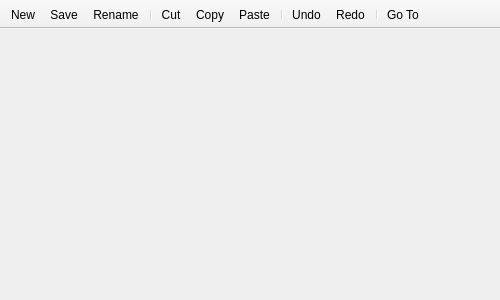
<?xml version="1.0" encoding="UTF-8"?>
<ui version="4.0">
 <class>MainWindow</class>
 <widget class="QMainWindow" name="MainWindow">
  <property name="geometry">
   <rect>
    <x>0</x>
    <y>0</y>
    <width>500</width>
    <height>300</height>
   </rect>
  </property>
  <property name="minimumSize">
   <size>
    <width>320</width>
    <height>200</height>
   </size>
  </property>
  <property name="contextMenuPolicy">
   <enum>Qt::NoContextMenu</enum>
  </property>
  <property name="windowTitle">
   <string notr="true">QText</string>
  </property>
  <property name="windowIcon">
   <iconset>
    <normaloff>QText.ico</normaloff>QText.ico</iconset>
  </property>
  <property name="iconSize">
   <size>
    <width>16</width>
    <height>16</height>
   </size>
  </property>
  <widget class="QWidget" name="centralWidget">
   <layout class="QGridLayout" name="gridLayout">
    <property name="leftMargin">
     <number>0</number>
    </property>
    <property name="topMargin">
     <number>0</number>
    </property>
    <property name="rightMargin">
     <number>0</number>
    </property>
    <property name="bottomMargin">
     <number>0</number>
    </property>
    <property name="spacing">
     <number>0</number>
    </property>
    <item row="0" column="0">
     <widget class="QTabWidgetEx" name="tabWidget" native="true">
      <property name="contextMenuPolicy">
       <enum>Qt::NoContextMenu</enum>
      </property>
     </widget>
    </item>
   </layout>
  </widget>
  <widget class="QToolBar" name="mainToolBar">
   <property name="contextMenuPolicy">
    <enum>Qt::NoContextMenu</enum>
   </property>
   <property name="movable">
    <bool>false</bool>
   </property>
   <property name="iconSize">
    <size>
     <width>16</width>
     <height>16</height>
    </size>
   </property>
   <property name="toolButtonStyle">
    <enum>Qt::ToolButtonIconOnly</enum>
   </property>
   <property name="floatable">
    <bool>false</bool>
   </property>
   <attribute name="toolBarArea">
    <enum>TopToolBarArea</enum>
   </attribute>
   <attribute name="toolBarBreak">
    <bool>false</bool>
   </attribute>
   <addaction name="actionNew"/>
   <addaction name="actionSave"/>
   <addaction name="actionRename"/>
   <addaction name="separator"/>
   <addaction name="actionCut"/>
   <addaction name="actionCopy"/>
   <addaction name="actionPaste"/>
   <addaction name="separator"/>
   <addaction name="actionUndo"/>
   <addaction name="actionRedo"/>
   <addaction name="separator"/>
   <addaction name="actionGoto"/>
  </widget>
  <action name="actionNew">
   <property name="icon">
    <iconset resource="../qtext.qrc">
     <normaloff>:/icons/16x16/new.png</normaloff>:/icons/16x16/new.png</iconset>
   </property>
   <property name="text">
    <string>&amp;New</string>
   </property>
   <property name="iconText">
    <string>New</string>
   </property>
   <property name="toolTip">
    <string>New file</string>
   </property>
   <property name="shortcut">
    <string>Ctrl+N</string>
   </property>
  </action>
  <action name="actionSave">
   <property name="icon">
    <iconset resource="../qtext.qrc">
     <normaloff>:/icons/16x16/save.png</normaloff>:/icons/16x16/save.png</iconset>
   </property>
   <property name="text">
    <string>&amp;Save</string>
   </property>
   <property name="toolTip">
    <string>Save file</string>
   </property>
   <property name="shortcut">
    <string>Ctrl+S</string>
   </property>
  </action>
  <action name="actionReopen">
   <property name="text">
    <string>Re&amp;open</string>
   </property>
   <property name="toolTip">
    <string>Reload file</string>
   </property>
  </action>
  <action name="actionRename">
   <property name="icon">
    <iconset resource="../qtext.qrc">
     <normaloff>:/icons/16x16/rename.png</normaloff>:/icons/16x16/rename.png</iconset>
   </property>
   <property name="text">
    <string>R&amp;ename</string>
   </property>
   <property name="toolTip">
    <string>Rename file</string>
   </property>
   <property name="shortcut">
    <string>F2</string>
   </property>
  </action>
  <action name="actionShowContainingDirectory">
   <property name="text">
    <string>Show Containing &amp;Directory</string>
   </property>
   <property name="toolTip">
    <string>Show file in containing directory</string>
   </property>
   <property name="shortcut">
    <string>Ctrl+Alt+R</string>
   </property>
  </action>
  <action name="actionShowContainingDirectoryOnly">
   <property name="text">
    <string>Show Containing &amp;Directory</string>
   </property>
   <property name="toolTip">
    <string>Show containing directory</string>
   </property>
   <property name="shortcut">
    <string>Ctrl+Alt+R</string>
   </property>
  </action>
  <action name="actionCut">
   <property name="icon">
    <iconset resource="../qtext.qrc">
     <normaloff>:/icons/16x16/cut.png</normaloff>:/icons/16x16/cut.png</iconset>
   </property>
   <property name="text">
    <string>Cu&amp;t</string>
   </property>
   <property name="toolTip">
    <string>Cut text</string>
   </property>
   <property name="shortcut">
    <string>Ctrl+X</string>
   </property>
  </action>
  <action name="actionCopy">
   <property name="icon">
    <iconset resource="../qtext.qrc">
     <normaloff>:/icons/16x16/copy.png</normaloff>:/icons/16x16/copy.png</iconset>
   </property>
   <property name="text">
    <string>&amp;Copy</string>
   </property>
   <property name="toolTip">
    <string>Copy text</string>
   </property>
   <property name="shortcut">
    <string>Ctrl+C</string>
   </property>
  </action>
  <action name="actionPaste">
   <property name="icon">
    <iconset resource="../qtext.qrc">
     <normaloff>:/icons/16x16/paste.png</normaloff>:/icons/16x16/paste.png</iconset>
   </property>
   <property name="text">
    <string>&amp;Paste</string>
   </property>
   <property name="toolTip">
    <string>Paste text</string>
   </property>
   <property name="shortcut">
    <string>Ctrl+V</string>
   </property>
  </action>
  <action name="actionUndo">
   <property name="icon">
    <iconset resource="../qtext.qrc">
     <normaloff>:/icons/16x16/undo.png</normaloff>:/icons/16x16/undo.png</iconset>
   </property>
   <property name="text">
    <string>&amp;Undo</string>
   </property>
   <property name="toolTip">
    <string>Undo action</string>
   </property>
   <property name="shortcut">
    <string>Ctrl+Z</string>
   </property>
  </action>
  <action name="actionRedo">
   <property name="icon">
    <iconset resource="../qtext.qrc">
     <normaloff>:/icons/16x16/redo.png</normaloff>:/icons/16x16/redo.png</iconset>
   </property>
   <property name="text">
    <string>&amp;Redo</string>
   </property>
   <property name="toolTip">
    <string>Redo action</string>
   </property>
   <property name="shortcut">
    <string>Ctrl+Y</string>
   </property>
  </action>
  <action name="actionDelete">
   <property name="icon">
    <iconset resource="../qtext.qrc">
     <normaloff>:/icons/16x16/delete.png</normaloff>:/icons/16x16/delete.png</iconset>
   </property>
   <property name="text">
    <string>Delete</string>
   </property>
   <property name="toolTip">
    <string>Delete file</string>
   </property>
  </action>
  <action name="actionGoto">
   <property name="icon">
    <iconset resource="../qtext.qrc">
     <normaloff>:/icons/16x16/goto.png</normaloff>:/icons/16x16/goto.png</iconset>
   </property>
   <property name="text">
    <string>Go &amp;To</string>
   </property>
   <property name="toolTip">
    <string>Find folder or file</string>
   </property>
   <property name="shortcut">
    <string>Ctrl+G</string>
   </property>
  </action>
 </widget>
 <layoutdefault spacing="6" margin="11"/>
 <customwidgets>
  <customwidget>
   <class>QTabWidgetEx</class>
   <extends>QWidget</extends>
   <header>qtabwidgetex.h</header>
  </customwidget>
 </customwidgets>
 <resources>
  <include location="../qtext.qrc"/>
 </resources>
 <connections/>
</ui>
